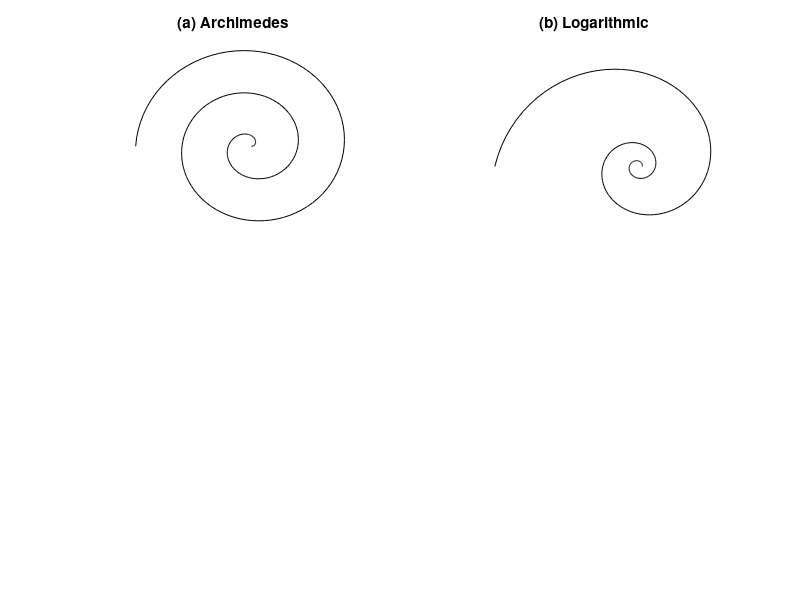

This chart was generated by the following MATLAB code:
a = 2;
q = 1.25;
th = 0:pi/40:5*pi;
subplot(2,2,1)
axis off
plot(a*th.*cos(th), a*th.*sin(th), 'k'), ...
     title('(a) Archimedes')    % or use polar
axis off
subplot(2,2,2)
plot(a/2*q.^th.*cos(th), a/2*q.^th.*sin(th), 'k'), ...
     title('(b) Logarithmic')   % or use polar
axis off
